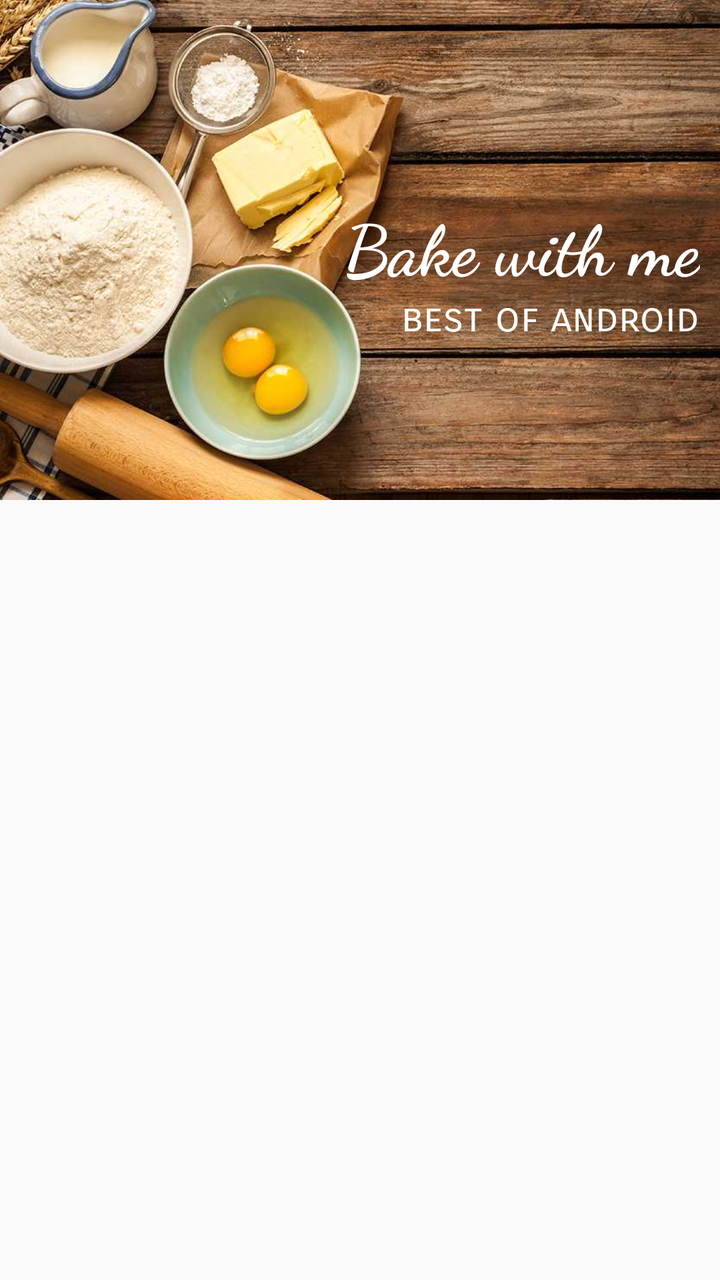
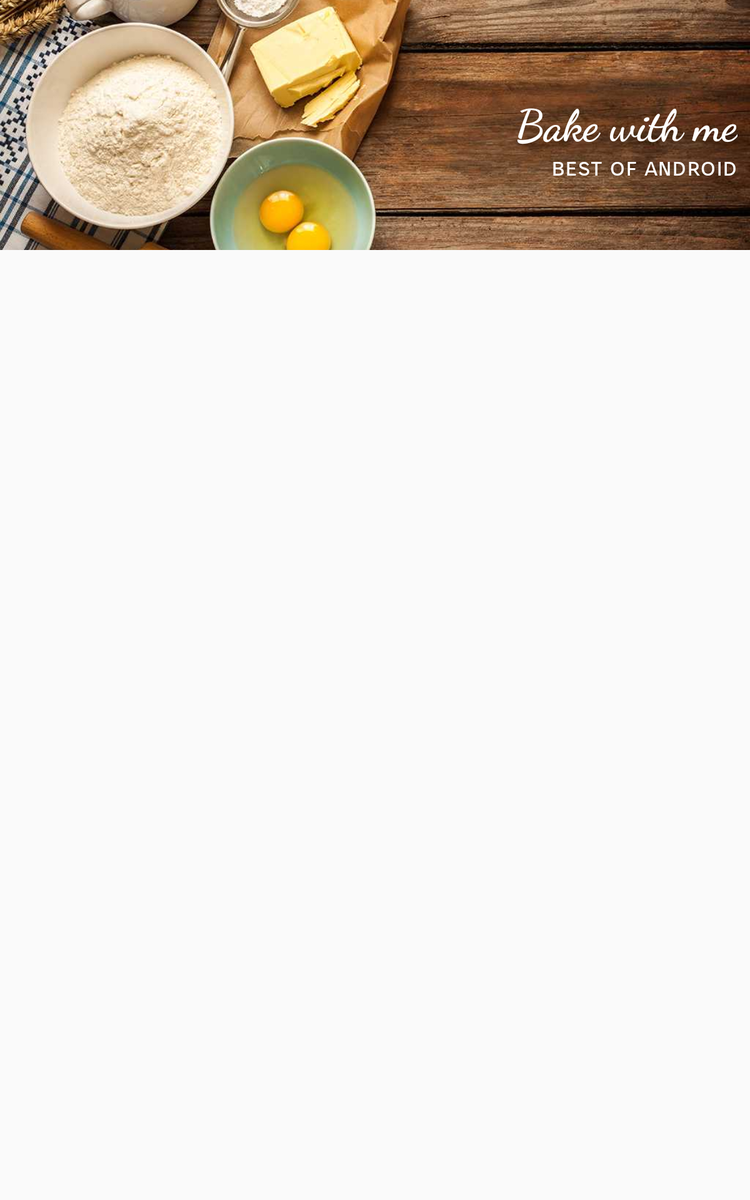

An Android layout and its configuration variant, each rendered on a device that would load it. The default file and the variant file are quoted in full after the pictures.
<!-- AndroidManifest.xml: application theme AppTheme -->
<!-- res/layout/fragment_recipe_list.xml -->
<?xml version="1.0" encoding="utf-8"?>
<android.support.design.widget.CoordinatorLayout
    xmlns:android="http://schemas.android.com/apk/res/android"
    xmlns:app="http://schemas.android.com/apk/res-auto"
    android:layout_width="match_parent"
    android:layout_height="match_parent"
    >

    <android.support.design.widget.AppBarLayout
        android:layout_width="match_parent"
        android:layout_height="@dimen/appbar_height"
        android:fitsSystemWindows="true"
        android:clipToPadding="false"
        >

        <android.support.design.widget.CollapsingToolbarLayout
            android:layout_width="match_parent"
            android:layout_height="match_parent"
            android:minHeight="38dp"
            app:layout_scrollFlags="scroll|exitUntilCollapsed"
            app:statusBarScrim="@android:color/transparent"
            app:contentScrim="?attr/colorPrimary"
            >

            <ImageView
                android:layout_width="match_parent"
                android:layout_height="match_parent"
                android:adjustViewBounds="true"
                android:scaleType="centerCrop"
                android:src="@drawable/background"
                app:layout_collapseMode="parallax"
                android:contentDescription="@string/appbar_image_contentDescription" />

            <LinearLayout
                android:layout_width="wrap_content"
                android:layout_height="wrap_content"
                android:layout_gravity="center_vertical|end"
                android:layout_marginEnd="@dimen/appbar_text_margin_right"
                android:layout_marginTop="@dimen/appbar_text_margin_top"
                android:orientation="vertical">

                <TextView
                    android:layout_width="wrap_content"
                    android:layout_height="wrap_content"
                    android:text="@string/appbar_title"
                    style="@style/toolbarTitle"
                    />

                <TextView
                    android:layout_width="wrap_content"
                    android:layout_height="wrap_content"
                    android:layout_gravity="end"
                    android:fontFamily="sans-serif-smallcaps"
                    android:text="@string/appbar_subtitle"
                    android:textColor="@color/white"
                    android:textSize="@dimen/appbar_subtitle_size" />
            </LinearLayout>

            <android.support.v7.widget.Toolbar
                android:id="@+id/toolbar"
                android:layout_width="match_parent"
                android:layout_height="?attr/actionBarSize"
                app:layout_collapseMode="pin"
                app:popupTheme="@style/ThemeOverlay.AppCompat.Light" />
        </android.support.design.widget.CollapsingToolbarLayout>
    </android.support.design.widget.AppBarLayout>

    <android.support.v7.widget.RecyclerView
        android:id="@+id/recipe_list"
        android:layout_width="match_parent"
        android:layout_height="match_parent"
        android:clipToPadding="false"
        android:paddingBottom="@dimen/recipe_list_padding_bottom"
        app:layout_behavior="@string/appbar_scrolling_view_behavior"
        />


</android.support.design.widget.CoordinatorLayout>
<!-- resources referenced by this layout -->
<resources>
  <color name="white">#fff</color>
  <dimen name="appbar_height">250dp</dimen>
  <dimen name="appbar_subtitle_size">20sp</dimen>
  <dimen name="appbar_text_margin_right">10dp</dimen>
  <dimen name="appbar_text_margin_top">10dp</dimen>
  <dimen name="recipe_list_padding_bottom">20dp</dimen>
  <!-- drawable background: jpg bitmap (drawable, 86599 bytes) -->
  <string name="appbar_image_contentDescription">Appbar background</string>
  <string name="appbar_subtitle">best of android</string>
  <string name="appbar_title">Bake with me</string>
  <style name="toolbarTitle">
          <item name="android:textColor">#fff</item>
          <item name="android:textSize">@dimen/appbar_title_size</item>
          <item name="android:textStyle">bold</item>
          <item name="android:fontFamily">cursive</item>
      </style>
  <style name="AppTheme" parent="Theme.AppCompat.Light.NoActionBar">
          
          <item name="colorPrimary">@color/colorPrimary</item>
          <item name="colorPrimaryDark">@color/colorPrimaryDark</item>
          <item name="colorAccent">@color/colorPrimaryLight</item>
      </style>
  <dimen name="appbar_title_size">35sp</dimen>
  <color name="colorPrimary">#795548</color>
  <color name="colorPrimaryDark">#5D4037</color>
  <color name="colorPrimaryLight">#94776e</color>
</resources>
<!-- res/layout-sw600dp/fragment_recipe_list.xml (the repository's variant of the layout above) -->
<!-- drawn on a 7-inch tablet held upright -->
<?xml version="1.0" encoding="utf-8"?>
<LinearLayout
    xmlns:android="http://schemas.android.com/apk/res/android"
    android:layout_width="match_parent"
    android:layout_height="match_parent"
    android:orientation="vertical"
    >

    <FrameLayout
        android:layout_width="match_parent"
        android:layout_height="200dp">

        <ImageView
            android:layout_width="match_parent"
            android:layout_height="match_parent"
            android:scaleType="centerCrop"
            android:src="@drawable/background"
            android:contentDescription="@string/appbar_image_contentDescription" />

        <LinearLayout
            android:layout_width="wrap_content"
            android:layout_height="wrap_content"
            android:layout_gravity="center_vertical|end"
            android:layout_marginEnd="@dimen/appbar_text_margin_right"
            android:layout_marginTop="@dimen/appbar_text_margin_top"
            android:orientation="vertical">

            <TextView
                android:layout_width="wrap_content"
                android:layout_height="wrap_content"
                android:text="@string/appbar_title"
                style="@style/toolbarTitle"
                />

            <TextView
                android:layout_width="wrap_content"
                android:layout_height="wrap_content"
                android:layout_gravity="end"
                android:fontFamily="sans-serif-smallcaps"
                android:text="@string/appbar_subtitle"
                android:textColor="@color/white"
                android:textSize="@dimen/appbar_subtitle_size" />
        </LinearLayout>
    </FrameLayout>

    <android.support.v7.widget.RecyclerView
        android:id="@+id/recipe_list"
        android:layout_width="match_parent"
        android:layout_height="match_parent"
        />
</LinearLayout>
<!-- resources referenced by the variant -->
<!-- as a 7-inch tablet held upright resolves them -->
<resources>
  <color name="white">#fff</color>
  <dimen name="appbar_subtitle_size">20sp</dimen>
  <dimen name="appbar_text_margin_right">10dp</dimen>
  <dimen name="appbar_text_margin_top">10dp</dimen>
  <!-- drawable background: jpg bitmap (drawable, 86599 bytes) -->
  <string name="appbar_image_contentDescription">Appbar background</string>
  <string name="appbar_subtitle">best of android</string>
  <string name="appbar_title">Bake with me</string>
  <style name="toolbarTitle">
          <item name="android:textColor">#fff</item>
          <item name="android:textSize">@dimen/appbar_title_size</item>
          <item name="android:textStyle">bold</item>
          <item name="android:fontFamily">cursive</item>
      </style>
  <!-- from res/values-sw600dp/ -->
  <style name="AppTheme" parent="Theme.AppCompat.Light.NoActionBar">
          
          <item name="colorPrimary">@color/colorPrimary</item>
          <item name="colorPrimaryDark">@color/colorPrimaryDark</item>
          <item name="colorAccent">@color/colorPrimaryLight</item>
      </style>
  <dimen name="appbar_title_size">35sp</dimen>
  <color name="colorPrimary">#795548</color>
  <color name="colorPrimaryDark">#5D4037</color>
  <color name="colorPrimaryLight">#94776e</color>
</resources>
